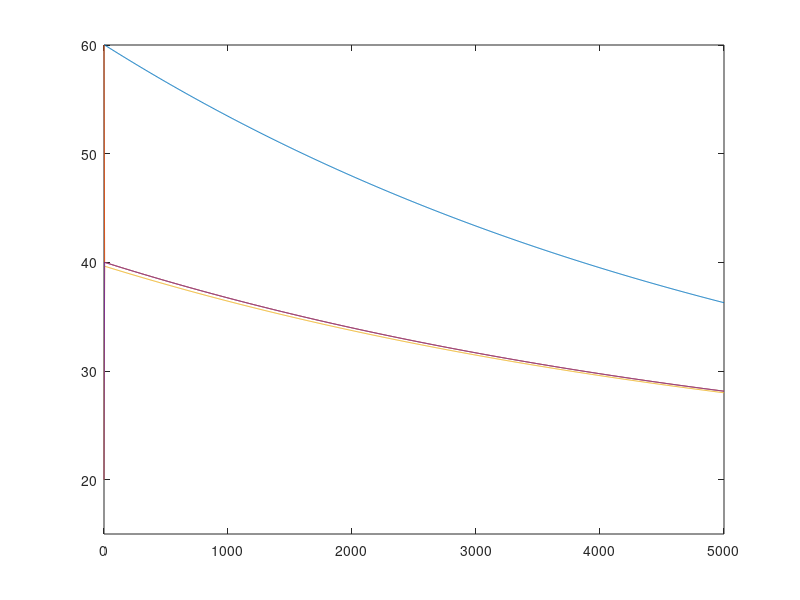

Reproduce this figure in MATLAB.
clc; close all; clear;
%% Model of the Heat exchanger
% This model is based on the theory described in the MOD04 and MOD05
% reader, chapter 14 and section 16.4.2.
A = 0.012; % Area per plate, m²
Atot = 0.12; % Total area, m²
V = 0.018e-3; % Volume per plate, m³
Vtot = 0.18e03; % Total volume, m³
m = 0.65; % Heat exchanger mass, kg
dp = 0.26*10^(-3); % Thickness of conductive panel, m
df = 2.1*10^(-3); % Distance between panels
l = 0.191; % length of panel, m
w = 0.073; % width of panel, m
np = 10; % number of plates
N = 50; % number of model segments per plate
dl = l/N; % length of model segment
dt = 5; % time step, s
tmax = 5000; % end time, s
v = 0; % Fluid flow rate, m/s
labda = 401; %thermal heat conductivity of copper
TempCooling = 20;
amountWater = 0.0036; %L/s
WaterDt = amountWater*dt;
WaterRho = 0.997; %kg/L
massWaterDt = WaterDt*WaterRho;
heatCapWater = 4200;
%% alleen warme stroom, plaat, koude stroom parallel
koudeStroom = zeros(tmax/dt, N);
koudeStroom(:,1) = TempCooling;
warmeStroom = zeros(tmax/dt, N);

warmeStroom(1,:) = 60;
koudeStroom(1,:) = TempCooling;
tempPlaat = 17;
AdeelPlaat = Atot/N;
Tnew= 60;
for i = 2:tmax/dt
    warmeStroom(i,1) = Tnew;
    for j = 2:N
%         if j == 1
%             warmeStroom(i, j) = 60;
%             koudeStroom(i, j) = TempCooling;
%         else
            a = labda*AdeelPlaat/dp;
%             warmeStroom(i-1, j-1)
%             koudeStroom(i-1, j-1)
            Qwarm = -2*(labda*AdeelPlaat/dp)*dt*10^(-3)*(warmeStroom(i, j-1)-koudeStroom(i, j-1));
%             Qwarm/(massWaterDt*heatCapWater)
            Qkoud = -2*(labda*AdeelPlaat/dp)*dt*10^(-3)*(koudeStroom(i, j-1)-warmeStroom(i, j-1));
            warmeStroom(i, j) = Qwarm/(massWaterDt*heatCapWater) + warmeStroom(i, j-1);
            koudeStroom(i, j) = Qkoud/(massWaterDt*heatCapWater) + koudeStroom(i, j-1);
%         end
        
    end
%     length_ = linspace(0, l, N);
%     plot(warmeStroom(i, :));
%     ylim([30 60]); 
%     pause(0.1);   
    Tnew = (Tnew*WaterRho*(10-WaterDt)+warmeStroom(i, N)*WaterRho*WaterDt)/(WaterRho*10);
end
time = linspace(0, tmax, (tmax/dt));
T1 = warmeStroom(:, 1);
T2 = warmeStroom(:, end);
T4 = koudeStroom(:, 2);
T5 = koudeStroom(:, end);
plot(time, T1);
hold on;
plot(time, T2);
plot(time, T4);
plot(time, T5);
ylim([15 60]);
